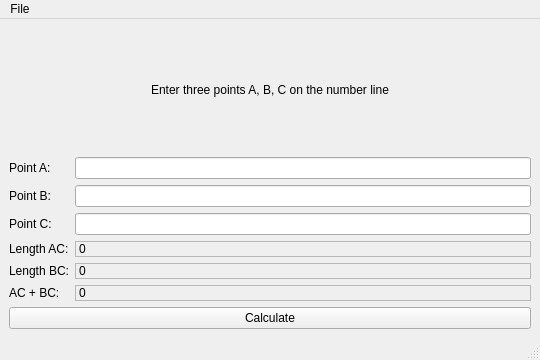
<?xml version="1.0" encoding="UTF-8"?>
<ui version="4.0">
 <class>MainWindow</class>
 <widget class="QMainWindow" name="MainWindow">
  <property name="geometry">
   <rect>
    <x>0</x>
    <y>0</y>
    <width>540</width>
    <height>360</height>
   </rect>
  </property>
  <property name="windowTitle">
   <string>Segment Lengths</string>
  </property>
  <widget class="QWidget" name="centralwidget">
   <layout class="QVBoxLayout" name="verticalLayout">
    <item>
     <widget class="QLabel" name="labelTitle">
      <property name="text">
       <string>Enter three points A, B, C on the number line</string>
      </property>
      <property name="alignment">
       <set>Qt::AlignCenter</set>
      </property>
      <property name="margin">
       <number>8</number>
      </property>
     </widget>
    </item>
    <item>
     <layout class="QGridLayout" name="gridLayout">
      <item row="0" column="0">
       <widget class="QLabel" name="labelA">
        <property name="text">
         <string>Point A:</string>
        </property>
       </widget>
      </item>
      <item row="0" column="1">
       <widget class="QLineEdit" name="le_a"/>
      </item>
      <item row="1" column="0">
       <widget class="QLabel" name="labelB">
        <property name="text">
         <string>Point B:</string>
        </property>
       </widget>
      </item>
      <item row="1" column="1">
       <widget class="QLineEdit" name="le_b"/>
      </item>
      <item row="2" column="0">
       <widget class="QLabel" name="labelC">
        <property name="text">
         <string>Point C:</string>
        </property>
       </widget>
      </item>
      <item row="2" column="1">
       <widget class="QLineEdit" name="le_c"/>
      </item>
      <item row="3" column="0">
       <widget class="QLabel" name="labelAC">
        <property name="text">
         <string>Length AC:</string>
        </property>
       </widget>
      </item>
      <item row="3" column="1">
       <widget class="QLabel" name="l_ac">
        <property name="frameShape">
         <enum>QFrame::StyledPanel</enum>
        </property>
        <property name="text">
         <string>0</string>
        </property>
       </widget>
      </item>
      <item row="4" column="0">
       <widget class="QLabel" name="labelBC">
        <property name="text">
         <string>Length BC:</string>
        </property>
       </widget>
      </item>
      <item row="4" column="1">
       <widget class="QLabel" name="l_bc">
        <property name="frameShape">
         <enum>QFrame::StyledPanel</enum>
        </property>
        <property name="text">
         <string>0</string>
        </property>
       </widget>
      </item>
      <item row="5" column="0">
       <widget class="QLabel" name="labelSum">
        <property name="text">
         <string>AC + BC:</string>
        </property>
       </widget>
      </item>
      <item row="5" column="1">
       <widget class="QLabel" name="l_sum">
        <property name="frameShape">
         <enum>QFrame::StyledPanel</enum>
        </property>
        <property name="text">
         <string>0</string>
        </property>
       </widget>
      </item>
     </layout>
    </item>
    <item>
     <widget class="QPushButton" name="pushButton">
      <property name="text">
       <string>Calculate</string>
      </property>
     </widget>
    </item>
   </layout>
  </widget>
  <widget class="QMenuBar" name="menubar">
   <property name="geometry">
    <rect>
     <x>0</x>
     <y>0</y>
     <width>540</width>
     <height>20</height>
    </rect>
   </property>
   <widget class="QMenu" name="menuFile">
    <property name="title">
     <string>File</string>
    </property>
    <addaction name="actionLoad_from_file"/>
    <addaction name="actionSave_to_file"/>
   </widget>
   <addaction name="menuFile"/>
  </widget>
  <widget class="QStatusBar" name="statusbar"/>
  <action name="actionLoad_from_file">
   <property name="text">
    <string>Load from file</string>
   </property>
  </action>
  <action name="actionSave_to_file">
   <property name="text">
    <string>Save to file</string>
   </property>
  </action>
 </widget>
 <resources/>
 <connections/>
</ui>
